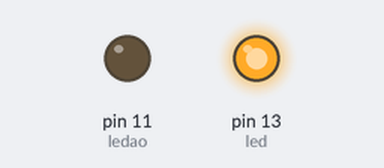
Bench run of a sketch on a simulated Arduino Uno, built with avr-gcc and run on an emulated ATmega328P. Parts: output pins drawn as LEDs (lit = HIGH).

Above: at 1.0 s.
At 3.5 s:
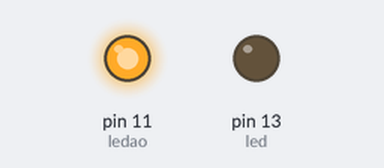
At 6.0 s:
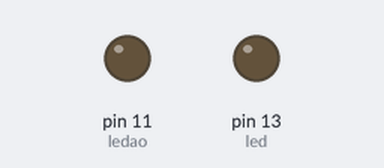
Timing chart, 0 to 10.4 s (numbered marks = the images above):
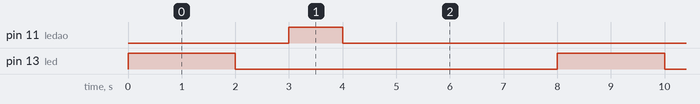

The sketch:

piscaLed.ino
```cpp
int led = 13;
int ledao = 11;
int ledin = 12;

void setup() {
  pinMode( led , OUTPUT);
  pinMode(ledao , OUTPUT);
}

void loop() {

digitalWrite( led ,HIGH);
delay (2000);
digitalWrite (led ,LOW);
delay (1000);
digitalWrite ( ledao , HIGH);
delay (1000);
digitalWrite (ledao , LOW);
delay (1000);
digitalWrite (ledin , HIGH);
delay (2000);
digitalWrite (ledin , LOW);
delay (1000);
}
```

Measured:
- by itself, pin 11 (ledao): alternates HIGH for 1.0 s and LOW for 7.0 s
- by itself, pin 13 (led): alternates HIGH for 2.0 s and LOW for 6.0 s
- by itself, everything shown: repeats every 8.0 s, in 4 steps
